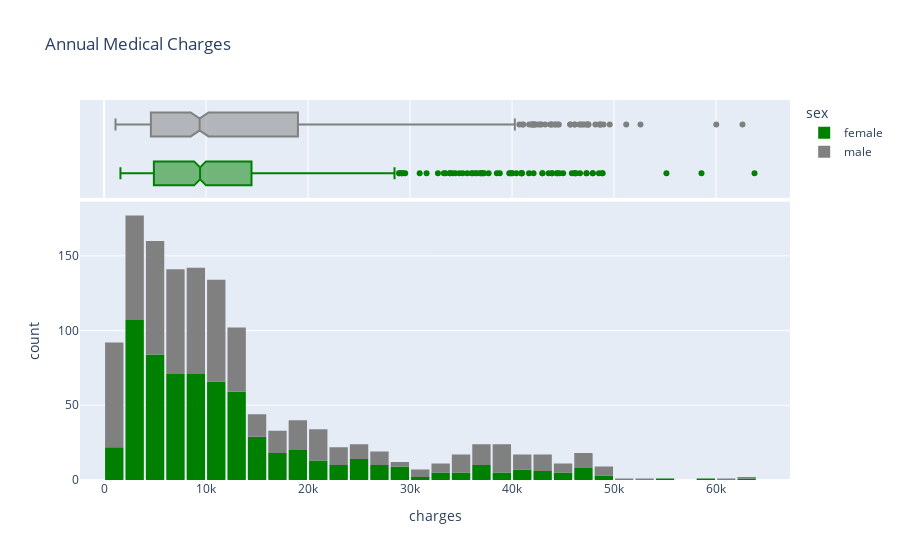

Notebook source saved alongside this figure:
### Code cell
fig = px.histogram(medical_df, 
                   x='charges', 
                   marginal='box', 
                   color='sex', 
                   color_discrete_sequence=['green', 'grey'], 
                   title='Annual Medical Charges')
fig.update_layout(bargap=0.1)
fig.show()

### Figure 1 — Plotly figure (JSON) as saved in the notebook; plotly's stock layout.template omitted (floating-point values rounded to 4 significant figures; data arrays with more than 128 entries replaced by an {"elided": "..."} marker saying what was removed)
{"data": [{"bingroup": "x", "hovertemplate": "sex=female<br>charges=%{x}<br>count=%{y}<extra></extra>", "legendgroup": "female", "marker": {"color": "green", "pattern": {"shape": ""}}, "name": "female", "orientation": "v", "showlegend": true, "type": "histogram", "x": {"elided": "662 float values"}, "xaxis": "x", "yaxis": "y"}, {"hovertemplate": "sex=female<br>charges=%{x}<extra></extra>", "legendgroup": "female", "marker": {"color": "green"}, "name": "female", "notched": true, "showlegend": false, "type": "box", "x": {"elided": "662 float values"}, "xaxis": "x2", "yaxis": "y2"}, {"bingroup": "x", "hovertemplate": "sex=male<br>charges=%{x}<br>count=%{y}<extra></extra>", "legendgroup": "male", "marker": {"color": "grey", "pattern": {"shape": ""}}, "name": "male", "orientation": "v", "showlegend": true, "type": "histogram", "x": {"elided": "676 float values"}, "xaxis": "x", "yaxis": "y"}, {"hovertemplate": "sex=male<br>charges=%{x}<extra></extra>", "legendgroup": "male", "marker": {"color": "grey"}, "name": "male", "notched": true, "showlegend": false, "type": "box", "x": {"elided": "676 float values"}, "xaxis": "x2", "yaxis": "y2"}], "layout": {"bargap": 0.1, "barmode": "relative", "legend": {"title": {"text": "sex"}, "tracegroupgap": 0}, "title": {"text": "Annual Medical Charges"}, "xaxis": {"anchor": "y", "domain": [0, 1], "title": {"text": "charges"}}, "xaxis2": {"anchor": "y2", "domain": [0, 1], "matches": "x", "showgrid": true, "showticklabels": false}, "yaxis": {"anchor": "x", "domain": [0, 0.7326], "title": {"text": "count"}}, "yaxis2": {"anchor": "x2", "domain": [0.7426, 1], "matches": "y2", "showgrid": false, "showline": false, "showticklabels": false, "ticks": ""}}}
